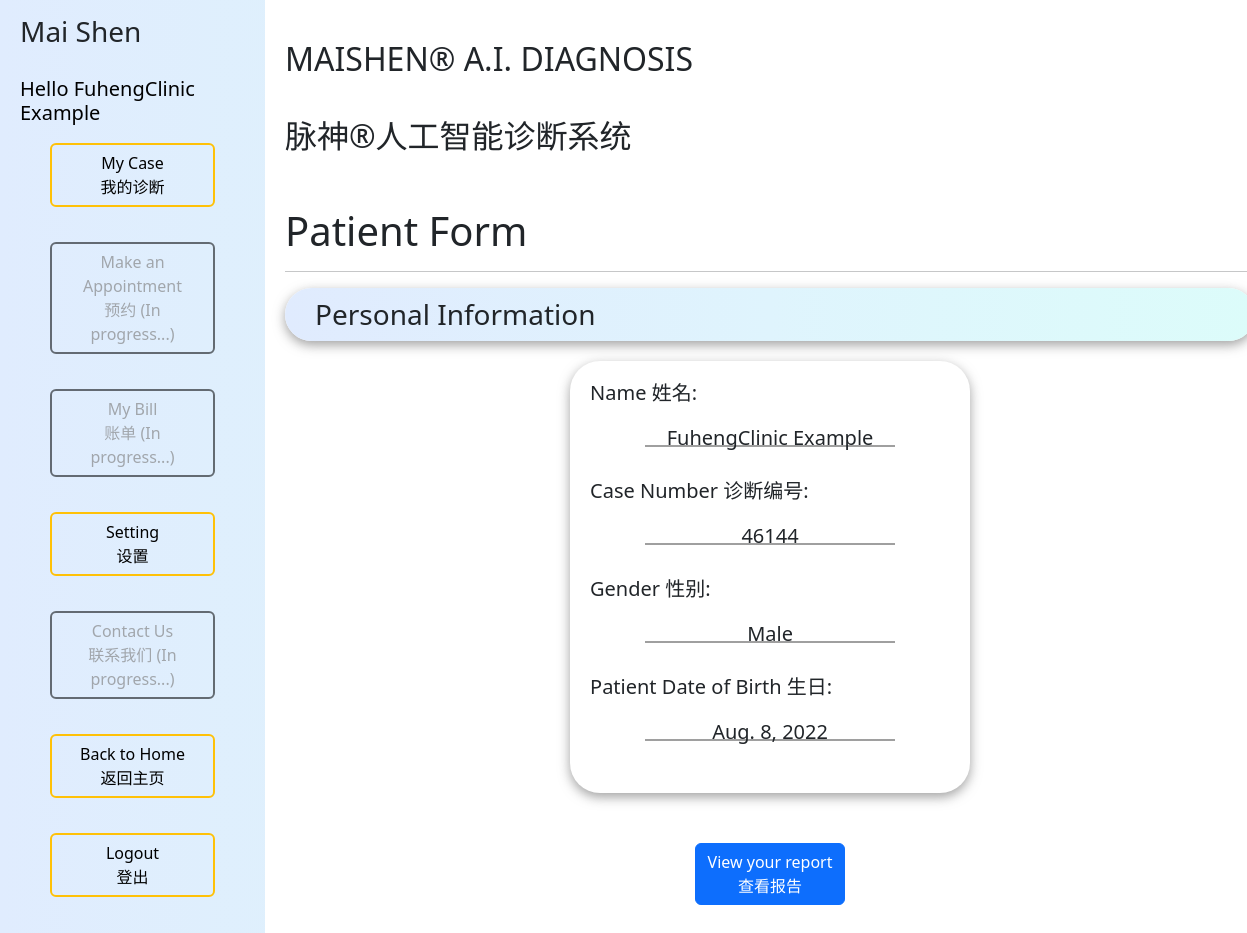
Screenshot of /patient/21/seeResult/page (signed in) with the database file from the repository.
### firstTrial/models.py (models this page shows)
class Patient(models.Model):
    firstName = models.CharField(max_length=45)
    lastName = models.CharField(max_length=45)
    email = models.EmailField(max_length=70)
    password = models.CharField(max_length=255)
    sex = models.CharField(max_length=20)
    date_of_birth = models.DateField(null=False, blank=False)
    phone_number = models.CharField( max_length=10)
    insurance = models.CharField(max_length=45)
    insuranceId = models.CharField(max_length=45)
    hearUs = models.CharField(max_length=45)
    referByFriend = models.CharField(max_length=105)
    created_at = models.DateTimeField(auto_now_add=True)
    updated_at = models.DateTimeField(auto_now=True)
    objects = PatientManager()

class PatientForm(models.Model):
    patient = models.ForeignKey(Patient, related_name="patientForm", on_delete=models.CASCADE)
    sympton = models.TextField(blank=True, null=True)
    lastVisit = models.CharField(max_length=20)
    lastVisitComment = models.TextField(blank=True)
    newComplaints = models.CharField(max_length=20)
    newComplaintsComment = models.TextField(blank=True)
    changeMedication = models.CharField(max_length=50)
    changeLastVisit = models.CharField(max_length=50)
    sweat = models.CharField(max_length=30)
    sweatOther = models.TextField(blank=True)
    appetite = models.CharField(max_length=30)
    appetiteOther = models.TextField(blank=True)
    sleep = models.CharField(max_length=30)
    sleepOther = models.TextField(blank=True)
    tinnitus = models.CharField(max_length=30)
    tinnitusOther = models.TextField(blank=True)
    mouth = models.CharField(max_length=30)
    mouthOther = models.TextField(blank=True)
    digestion = models.CharField(max_length=30)
    digestionOther = models.TextField(blank=True)
    stool = models.CharField(max_length=30)
    stoolOther = models.TextField(blank=True)
    eyes = models.CharField(max_length=30)
    eyesOther = models.TextField(blank=True)
    teeth = models.CharField(max_length=30)
    teethOther = models.TextField(blank=True)
    sexualActivities = models.CharField(max_length=30)
    sexualActivitiesOther = models.TextField(blank=True)
    swelling = models.CharField(max_length=30)
    swellingOther = models.TextField(blank=True)
    thirst = models.CharField(max_length=30)
    thirstOther = models.TextField(blank=True)
    urine = models.CharField(max_length=30)
    urineOther = models.TextField(blank=True)
    nose = models.CharField(max_length=30)
    noseOther = models.TextField(blank=True)
    throat = models.CharField(max_length=30)
    throatOther = models.TextField(blank=True)
    caseNumber = models.CharField(max_length=5)
    allergies = models.TextField(blank=True)
    diagnosis = models.BooleanField(default=False)
    diagnosisInitial = models.TextField(blank=True)
    diagnosisResult = models.TextField(blank=True)
    agreementCheck = models.BooleanField(default=False)
    tongueCoat = models.ImageField(upload_to=upload_location)
    leftEye = models.ImageField(upload_to=upload_location)
    rightEye = models.ImageField(upload_to=upload_location)
    face = models.ImageField(upload_to=upload_location)
    question = models.BooleanField(default=False)
    lungResult = models.TextField(blank=True)
    pericardiumResult = models.TextField(blank=True)
    heartResult = models.TextField(blank=True)
    stomachResult = models.TextField(blank=True)
    gallbladderResult = models.TextField(blank=True)
    urinaryBladderResult = models.TextField(blank=True)
    spleenResult = models.TextField(blank=True)
    liverResult = models.TextField(blank=True)
    kidneyResult = models.TextField(blank=True)
    large_intestineResult = models.TextField(blank=True)
    san_jiaoResult = models.TextField(blank=True)
    small_intestineResult = models.TextField(blank=True)
    created_at = models.DateTimeField(auto_now_add=True)
    updated_at = models.DateTimeField(auto_now=True)

### firstTrial/views.py (the view)
# urls.py: path('patient/<int:form_id>/seeResult/page', views.seeResultPage),
def seeResultPage (request, form_id):
    if "patient_id" not in request.session:
            return redirect('/not_found')
    else:
        form = PatientForm.objects.get(id=form_id)
        if form.question == False:
            return redirect("/patient/{form.id}/{patient_to_view.id}/QA")
        else:
            diagnosis_patient = Patient.objects.get(id=request.session['patient_id'])
            patient_initial_status_dict = json.loads(form.diagnosisInitial)
            patient_status_dict = json.loads(form.diagnosisResult)
            initialLung = patient_initial_status_dict.get("lung")
            lung = patient_status_dict.get("lung")
            initialPericardium = patient_initial_status_dict.get("pericardium")
            pericardium = patient_status_dict.get("pericardium")
            initialHeart = patient_initial_status_dict.get("heart")
            heart = patient_status_dict.get("heart")
            initialStomach = patient_initial_status_dict.get("stomach")
            stomach = patient_status_dict.get("stomach")
            initialGallbladder = patient_initial_status_dict.get("gallbladder")
            gallbladder = patient_status_dict.get("gallbladder")
            initialUrinaryBladder = patient_initial_status_dict.get("urinaryBladder")
            urinaryBladder = patient_status_dict.get("urinaryBladder")
            initialSpleen = patient_initial_status_dict.get("spleen")
            spleen = patient_status_dict.get("spleen")
            initialLiver = patient_initial_status_dict.get("liver")
            liver = patient_status_dict.get("liver")
            initialKidney = patient_initial_status_dict.get("kidney")
            kidney = patient_status_dict.get("kidney")
            initialLarge_intestine = patient_initial_status_dict.get("large intestine")
            large_intestine = patient_status_dict.get("large intestine")
            initialSan_jiao = patient_initial_status_dict.get("san jiao")
            san_jiao = patient_status_dict.get("san jiao")
            initialSmall_intestine = patient_initial_status_dict.get("small intestine")
            small_intestine = patient_status_dict.get("small intestine")
            context={
                    "patient": diagnosis_patient,
                    "lung": lung,
                    "initialLung": initialLung,
                    "pericardium": pericardium,
                    "initialPericardium":initialPericardium,
                    "heart": heart,
                    "initialHeart":initialHeart,
                    "stomach": stomach,
                    "initialStomach":initialStomach,
                    "gallbladder": gallbladder,
                    "initialGallbladder":initialGallbladder,
                    "urinaryBladder": urinaryBladder,
                    "initialUrinaryBladder": initialUrinaryBladder,
                    "spleen": spleen,
                    "initialSpleen":initialSpleen,
                    "liver": liver,
                    "initialLiver":initialLiver,
                    "kidney":kidney,
                    "initialKidney":initialKidney,
                    "large_intestine": large_intestine,
                    "initialLarge_intestine":initialLarge_intestine,
                    "san_jiao":san_jiao,
                    "initialSan_jiao":initialSan_jiao,
                    "small_intestine": small_intestine,
                    "initialSmall_intestine":initialSmall_intestine,
                    "patient_status_dict":patient_status_dict,
                    "form":form,
                }
            return render (request, "seeResult.html", context)

### firstTrial/templates/seeResult.html (shortened to what this page needs)
<!DOCTYPE html>
<html lang="en">
<head>
    {% load static %}
    <link rel="stylesheet" href="{% static 'css/style.css' %}">
    <link href="https://cdn.jsdelivr.net/npm/bootstrap@5.1.3/dist/css/bootstrap.min.css" rel="stylesheet">
    <link href="https://cdn.jsdelivr.net/npm/bootstrap@5.2.0/dist/css/bootstrap.min.css" rel="stylesheet">
    <link href="https://getbootstrap.com/docs/5.2/assets/css/docs.css" rel="stylesheet">
</head>
<body>
    <div class="bgc">
        <div class="dash-content">
            <div class="mynav">
                <div class="nav-header">
                    <h3>Mai Shen</h3>
                    <h5 style="padding-top: 20px; color: black; ">Hello {{patient.firstName}} {{patient.lastName}}</h5>
                </div>
                <div class="nav-menu">
                    <a class="btn btn-outline-dark" href="/dashboard">My Case <br> 我的诊断</a>
                    <a class="btn btn-outline-dark disabled " style="color: grey; " href=" ">Make an Appointment <br> 预约 (In progress...)</a>
                    <a class="btn btn-outline-dark disabled " style="color: grey; " href=" ">My Bill <br> 账单 (In progress...)</a>
                    <a class="btn btn-outline-dark" href="/dashboard/patient/settings">Setting <br> 设置 </a>
                    <a class="btn btn-outline-dark disabled " style="color: grey; " href=" ">Contact Us <br> 联系我们 (In progress...)</a>
                    <a class="btn btn-outline-dark" href="/">Back to Home <br> 返回主页 </a>
                    <a class="btn btn-outline-dark" href="/logout ">Logout <br> 登出 </a>
                </div>
            </div>
            <h2 style="margin-top: 20px;">
                MAISHEN® A.I. DIAGNOSIS <br><br> 脉神®人工智能诊断系统
            </h2>
            <br>
            <h1 style="margin-top:20px;">
                Patient Form
            </h1>
            <hr>
            <div class="personalInfoHead">
                <h3>Personal Information</h3>
            </div>
            <div class="phone-view-resultpage">
                <div class="personalInfo-phone">
                    <div class="row">
                        <div class="col-12">
                            <h5>Name 姓名:</h5>
                        </div>
                        <div class="underline">
                            <p>{{patient.firstName}} {{patient.lastName}}</p>
                        </div>
                    </div>
                    <div class="row">
                        <div class="col-12">
                            <h5>Case Number 诊断编号:</h5>
                        </div>
                        <div class="underline">
                            <p>{{form.caseNumber}}</p>
                        </div>
                    </div>
                    <div class="row">
                        <div class="col-12">
                            <h5>Gender 性别:</h5>
                        </div>
                        <div class="underline">
                            <p>{{patient.sex}}</p>
                        </div>
                    </div>
                    <div class="row">
                        <div class="col-12">
                            <h5>Patient Date of Birth 生日:</h5>
                        </div>
                        <div class="underline">
                            <p>{{patient.date_of_birth}}</p>
                        </div>
                    </div>
                </div>
                <div class="phone-view-table">
                    <a class="btn btn-primary" href="/patient/{{form.id}}/{{patient.id}}/seeResult/view/report" target="_blank">View your report <br> 查看报告</a>
                </div>
            </div>
        </div>
    </div>
</body>
</html>

### static/css/style.css (style rules this page uses)
@media all and (min-width:1024px) and (max-width:1439px) { .mynav { width: 265px; padding: 15px 20px; position: absolute; left: 0%; top: 0%; min-height: 940px; } }
@media all and (min-width:1024px) and (max-width:1439px) { .mynav a { color: black; display: block; margin-bottom: 35px; border: 2px solid #ffc107; } }
@media all and (min-width:1024px) and (max-width:1439px) { .dash-content { margin-left: 265px; width: 81%; min-height: 940px; height: auto; background-color: white; padding-top: 20px; padding-left: 20px; padding-right: 20px; } }
@media all and (min-width:1024px) and (max-width:1439px) { .nav-menu { padding: 10px 30px; } }
@media all and (min-width:1024px) and (max-width:1439px) { .personalInfoHead { height: 53px; width: 100%; padding: 10px; padding-left: 30px; border-radius: 30px; box-shadow: 0 4px 12px rgba(110, 110, 110, 0.65); background: linear-gradient(90deg, rgb(224, 235, 254) 0%, rgb(223, 244, 253) 50%, rgb(220, 252, 250) 100%); } }
@media all and (min-width:1024px) and (max-width:1439px) { .personalInfo-phone { border-radius: 30px; margin: 20px auto; box-shadow: 0 4px 12px rgba(110, 110, 110, 0.65); padding: 20px; width: 400px; font-size: 20px; } }
@media all and (min-width:1024px) and (max-width:1439px) { .underline { background-image: linear-gradient(#04040461 0 0); background-position: center center; background-size: 250px 2px; background-repeat: no-repeat; padding-bottom: 10px; padding-top: 10px; } }
@media all and (min-width:1024px) and (max-width:1439px) { .underline p { text-align: center; } }
@media all and (min-width:1024px) and (max-width:1439px) { .phone-view-table { text-align: center; padding: 20px; } }
@media all and (min-width:1024px) and (max-width:1439px) { .phone-view-table a { margin-top: 10px; } }
@media all and (min-width:1024px) and (max-width:1439px) { .bgc { background: linear-gradient(90deg, rgba(224, 236, 254, 1) 0%, rgba(221, 244, 251, 1) 50%, rgba(220, 251, 250, 1) 100%); } }

### rows the page displays
Patient: firstName "FuhengClinic", lastName "Example", sex "Male", date_of_birth "Aug. 8, 2022"
PatientForm: caseNumber "46144"
